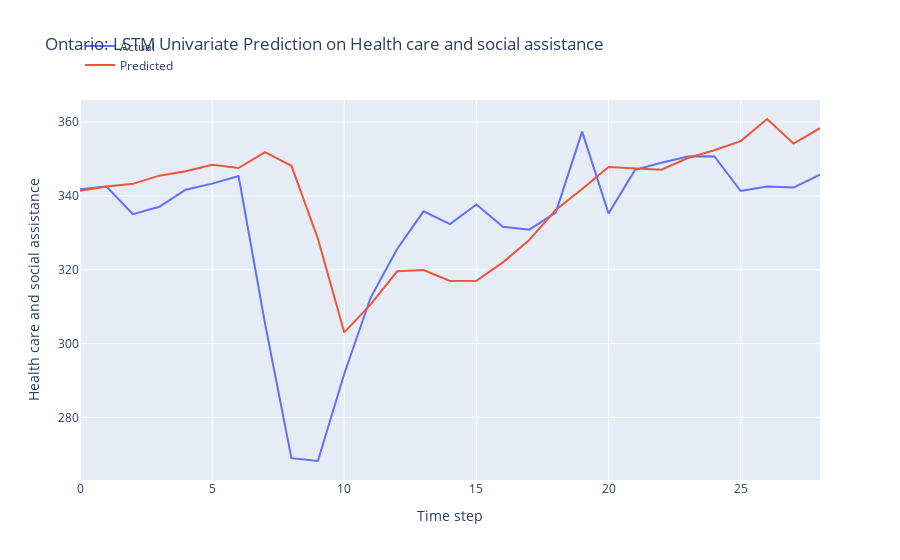

The cell this chart's notebook holds for it:
### Markdown cell above
LSTM Model Development

### Code cell
n_features = 1
X_train = X_train.reshape(X_train.shape[0], X_train.shape[1], n_features)

# define model
model = Sequential()
model.add(LSTM(50, activation='relu', input_shape=(n_steps, n_features)))
model.add(Dense(1))

# model = Sequential()
# model.add(LSTM(100, activation='relu', input_shape=(n_steps, n_features), kernel_regularizer=L2(0.001), return_sequences=True))
# model.add(LSTM(50, activation='relu', kernel_regularizer=L2(0.01)))
# model.add(Dense(1))

def r_squared(y_true, y_pred):
    SS_res =  K.sum(K.square(y_true - y_pred)) 
    SS_tot = K.sum(K.square(y_true - K.mean(y_true))) 
    return ( 1 - SS_res/(SS_tot + K.epsilon()) )

# Compile the model
model.compile(optimizer='adam', 
              loss='mse',
              metrics=[r_squared])

early_stopping = EarlyStopping(monitor='loss', patience=5, restore_best_weights=True)

# fit model
history = model.fit(X_train, y_train, 
          epochs = 20,
          batch_size = 32,
          verbose = 0,
          callbacks=[early_stopping])

# Obtain the MSE and R-squared from the last epoch
last_epoch_mse = history.history['loss'][-1]
last_epoch_r_squared = history.history['r_squared'][-1]

# Print the MSE and R-squared
print("Mean Squared Error (MSE) from the last epoch:", last_epoch_mse)
print("R-squared from the last epoch:", last_epoch_r_squared)

# plot loss and r2 score
plt.figure(figsize=(10, 6))

# Plot train loss
plt.plot(history.history['loss'], label='Train Loss')

# Plot train R-squared score
plt.plot(history.history['r_squared'], label='Train R2')

plt.title('Model Training Loss and R-squared Score')
plt.xlabel('Epochs')
plt.ylabel('Value')
plt.legend()
plt.grid(True)
plt.show()

# Evaluate the model
loss = model.evaluate(X_test, y_test)
print("MSE and R_squared:", loss)

# make prediction on test data
X_test = X_test.reshape(X_test.shape[0], X_test.shape[1], n_features)
y_pred = model.predict(X_test)

# Print the first 5 predictions and actual values
print("Predictions:")
flattened_predictions = [pred[0] for pred in y_pred[:10]]
print(flattened_predictions)
# print(y_pred[:10].tolist())
print("Actual values:")
rounded_actual_values = [round(value, len(str(prediction).split('.')[1])) for value, prediction in zip(y_test[:10], flattened_predictions)]
print(rounded_actual_values)

# plot the actual and predicted values for test data
trace1 = go.Scatter(x=np.arange(len(y_test)), y=y_test.flatten(), mode='lines', name='Actual')
trace2 = go.Scatter(x=np.arange(len(y_pred)), y=y_pred.flatten(), mode='lines', name='Predicted')

# Create layout
layout = go.Layout(
    title='Ontario: LSTM Univariate Prediction on Health care and social assistance',
    xaxis=dict(title='Time step'),
    yaxis=dict(title='Health care and social assistance'),
    legend=dict(x=0, y=1.18)
)

# Create figure
fig = go.Figure(data=[trace1, trace2], layout=layout)

# Show plot
fig.show()

### Figure 1 — Plotly figure (JSON) as saved in the notebook; plotly's stock layout.template omitted (floating-point values rounded to 4 significant figures)
{"data": [{"mode": "lines", "name": "Actual", "type": "scatter", "x": [0, 1, 2, 3, 4, 5, 6, 7, 8, 9, 10, 11, 12, 13, 14, 15, 16, 17, 18, 19, 20, 21, 22, 23, 24, 25, 26, 27, 28], "y": [341.8, 342.6, 335.0, 337.1, 341.7, 343.3, 345.4, 305.5, 268.9, 268.2, 291.8, 312.5, 325.6, 335.8, 332.4, 337.7, 331.7, 330.9, 335.5, 357.4, 335.2, 347.1, 349.0, 350.7, 350.8, 341.3, 342.5, 342.3, 345.8]}, {"mode": "lines", "name": "Predicted", "type": "scatter", "x": [0, 1, 2, 3, 4, 5, 6, 7, 8, 9, 10, 11, 12, 13, 14, 15, 16, 17, 18, 19, 20, 21, 22, 23, 24, 25, 26, 27, 28], "y": [341.4, 342.6, 343.3, 345.5, 346.7, 348.5, 347.6, 351.9, 348.2, 328.5, 303.0, 310.6, 319.6, 319.9, 317.0, 317.0, 322.0, 328.1, 336.2, 341.9, 347.9, 347.4, 347.1, 350.3, 352.4, 354.9, 360.9, 354.2, 358.4]}], "layout": {"legend": {"x": 0, "y": 1.18}, "title": {"text": "Ontario: LSTM Univariate Prediction on Health care and social assistance"}, "xaxis": {"title": {"text": "Time step"}}, "yaxis": {"title": {"text": "Health care and social assistance"}}}}
